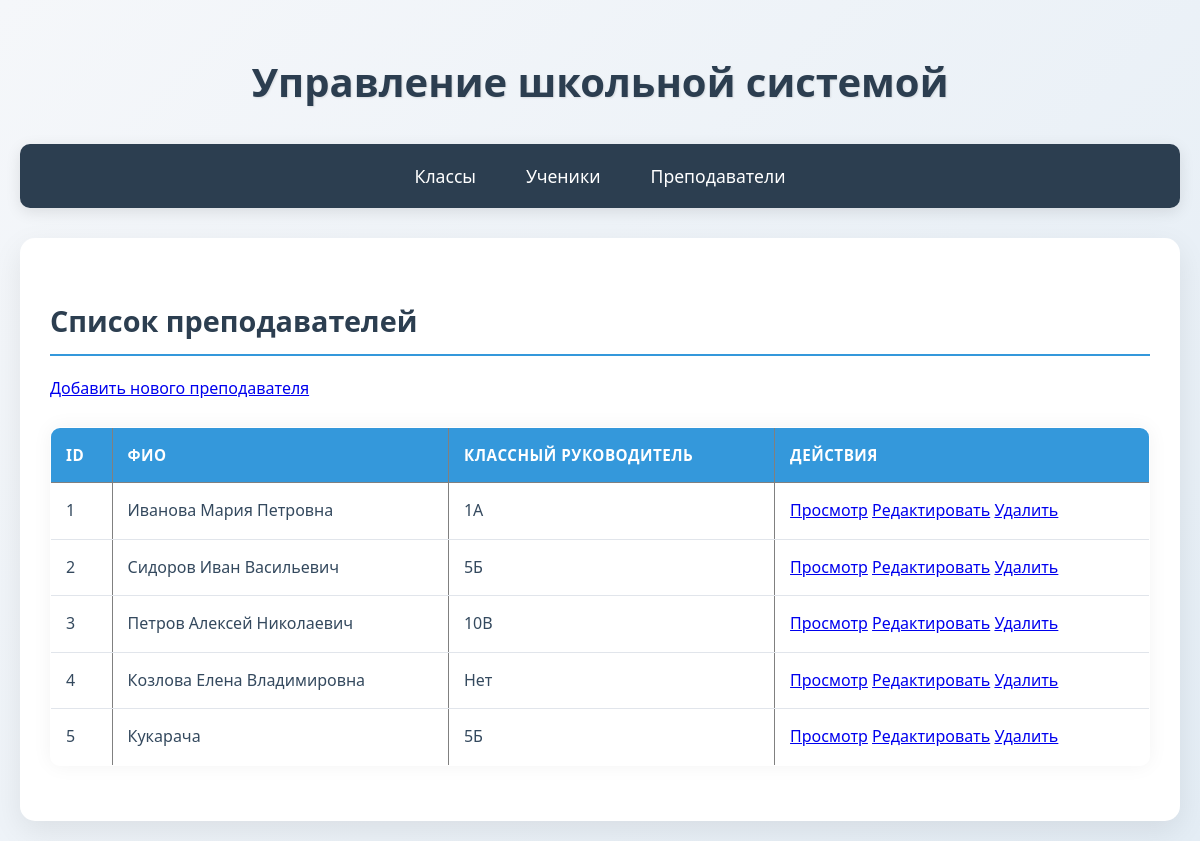
The app's page /?entity=teacher&action=list with its own data.
### tables this page shows
CREATE TABLE `teacher` (
  `teacher_id` int(11) NOT NULL,
  `class_id` int(11) DEFAULT NULL,
  `full_name` varchar(120) DEFAULT NULL
);

CREATE TABLE `class` (
  `class_id` int(11) NOT NULL,
  `grade` int(11) DEFAULT NULL,
  `letter` varchar(3) DEFAULT NULL
);

### model.php (called while the page is built, shortened)
<?php
$host = 'localhost';
$user = 'root';
$password = '';
$database = 'school';
$port = 3306;
function getDBConnection()
{
    global $host, $user, $password, $database, $port;
    $conn = new mysqli($host, $user, $password, $database, $port);
    $conn->set_charset("utf8mb4");
    return $conn;
}
function db_getAll($table)
{
    $conn = getDBConnection();
    $result = $conn->query("SELECT * FROM $table");
    $items = [];
    if ($result) {
        while ($row = $result->fetch_assoc()) {
            $items[] = $row;
        }
    }
    return $items;
}
function db_getById($table, $id)
{
    $conn = getDBConnection();
    $id_field = $table . '_id';
    $stmt = $conn->prepare("SELECT * FROM $table WHERE $id_field = ?");
    $stmt->bind_param("i", $id);
    $stmt->execute();
    $result = $stmt->get_result();
    $item = $result ? $result->fetch_assoc() : null;
    return $item;
}
?>

### views/teacher/list.php (the view, shortened to what this page needs)
<?php
require_once __DIR__ . '/../../model.php';
?>
<h2>Список преподавателей</h2>
<a href="?entity=teacher&action=create">Добавить нового преподавателя</a>
<?php if (empty($teachers)): ?>
    <p class="notice">Нет преподавателей для отображения.</p>
<?php else: ?>
    <table border="1">
        <tr>
            <th>ID</th>
            <th>ФИО</th>
            <th>Классный руководитель</th>
            <th>Действия</th>
        </tr>
        <?php foreach ($teachers as $teacher):
            $class = db_getById('class', $teacher['class_id']);
            ?>
            <tr>
                <td><?= $teacher['teacher_id'] ?></td>
                <td><?= $teacher['full_name'] ?></td>
                <td><?= $class ? $class['grade'] . $class['letter'] : 'Нет' ?></td>
                <td>
                    <a href="?entity=teacher&action=show&id=<?= $teacher['teacher_id'] ?>">Просмотр</a>
                    <a href="?entity=teacher&action=edit&id=<?= $teacher['teacher_id'] ?>">Редактировать</a>
                    <a href="?entity=teacher&action=delete&id=<?= $teacher['teacher_id'] ?>"
                        onclick="return confirm('Удалить преподавателя?')">Удалить</a>
                </td>
            </tr>
        <?php endforeach; ?>
    </table>
<?php endif; ?>

### assets/style.css (style rules this page uses)
* { box-sizing: border-box; margin: 0; padding: 0; }
:root { --primary: #3498db; --secondary: #2ecc71; --accent: #e74c3c; --dark: #2c3e50; --light: #ecf0f1; --text: #34495e; --success: #27ae60; --warning: #f39c12; --error: #e74c3c; }
body { font-family: "Segoe UI", Tahoma, Geneva, Verdana, sans-serif; background: linear-gradient(135deg, #f5f7fa 0%, #e4edf5 100%); color: var(--text); line-height: 1.6; padding: 20px; min-height: 100vh; }
h1, h2, h3 { color: var(--dark); margin-bottom: 20px; font-weight: 600; }
h2 { font-size: 1.8rem; border-bottom: 2px solid var(--primary); padding-bottom: 10px; margin-top: 30px; }
table { width: 100%; border-collapse: collapse; margin: 25px 0; font-size: 1rem; min-width: 600px; border-radius: 10px; overflow: hidden; box-shadow: 0 0 20px rgba(0, 0, 0, 0.05); }
table th { background: var(--primary); color: white; text-align: left; font-weight: 600; padding: 15px; text-transform: uppercase; letter-spacing: 0.5px; font-size: 0.95rem; }
table td { padding: 15px; border-bottom: 1px solid #e1e5eb; transition: background 0.2s; }
table tr:last-child td { border-bottom: none; }

### records on screen
teacher: teacher_id "1", full_name "Иванова Мария Петровна", class.grade "1", class.letter "А"
teacher: teacher_id "2", full_name "Сидоров Иван Васильевич", class.grade "5", class.letter "Б"
teacher: teacher_id "3", full_name "Петров Алексей Николаевич", class.grade "10", class.letter "В"
teacher: teacher_id "4", full_name "Козлова Елена Владимировна", shows "Нет"
teacher: teacher_id "5", full_name "Кукарача", class.grade "5", class.letter "Б"

### other values on screen
$title "Классы"
$title "Ученики"
$title "Преподаватели"
